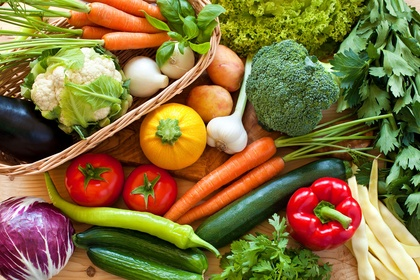
%> input picture Digital Image Processing Lab/Assignment 3+4/final versions/vegetables.jpg, 420 x 280 px, shrunk from 1600 x 1067 before the run
$ octave asm4.m   (GNU Octave 9; MATLAB toolbox functions it lacks are replaced by stand-ins)
%> lines starting %> are read from the running program, lines starting %| are printed output that depends on the picture
S = rgb2gray(imread('vegetables.jpg'));
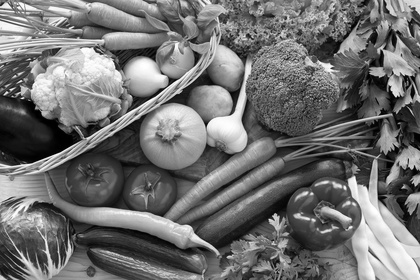
%> S: size 280x420 uint8; min 0, max 255, mean 112.3
R = S;
[row, col] = size(S);
%> row = 280; col = 420
N=zeros(3,3);
prompt = 'Enter value for sigma: ';
sigma = input(prompt);
%> the answer given: 2
% sigma=1.5;

%3X3 GAUSSIAN KERNEL
x=[-1,0,1;-1,0,1;-1,0,1];
y=[-1,-1,-1;0,0,0;1,1,1];

%GAUSSIAN FORMULA
m=-(x.^2+y.^2)/(2*sigma*sigma);
kernel=(1/(2*pi*sigma*sigma))*exp(m);

for i = 1:row
   for j = 1:col

       %CORNER CASES
       if(i==1)
          if(j==1)
              N(2:3,2:3)=S(i:i+1,j:j+1);
          elseif(j==col)
              N(2:3,1:2)=S(i:i+1,j-1:j);
          else
              N(2:3,1:3)=S(i:i+1,j-1:j+1);
          end
       elseif(i==row)
           if(j==1)
              N(1:2,2:3)=S(i-1:i,j:j+1);
          elseif(j==col)
              N(1:2,1:2)=S(i-1:i,j-1:j);
          else
              N(1:2,1:3)=S(i-1:i,j-1:j+1);
           end
       elseif(j==1)
           if(i>1&&i<row)
               N(1:3,2:3)=S(i-1:i+1,j:j+1);
           end
       elseif(j==col)
           if(i>1&&i<row)
               N(1:3,1:2)=S(i-1:i+1,j-1:j);
           end
       %MIDDLE CASES
       elseif((i>1&&i<row)&&(j>1&&j<col))
           N(1:3,1:3)=S(i-1:i+1,j-1:j+1);
       end

       val=kernel.*N;
       t = sum(sum(val));
       R(i,j) = t;
       N=zeros(3,3);

   end
end
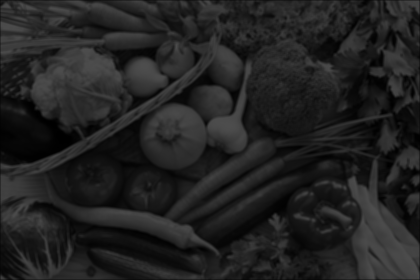
%> R: size 280x420 uint8; min 0, max 77, mean 34
%> after the loop, N = [0 0 0; 0 0 0; 0 0 0]

figure;
subplot(1,2,1);imshow(S);title('Original Image');
subplot(1,2,2);imshow(R);title(['Filtered Image with 3x3 kernel, with sigma=' num2str(sigma)]);
